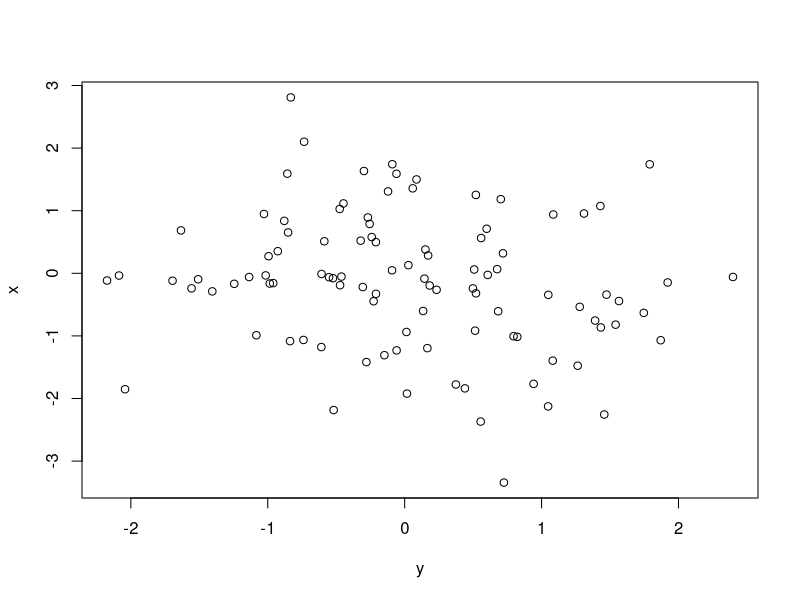
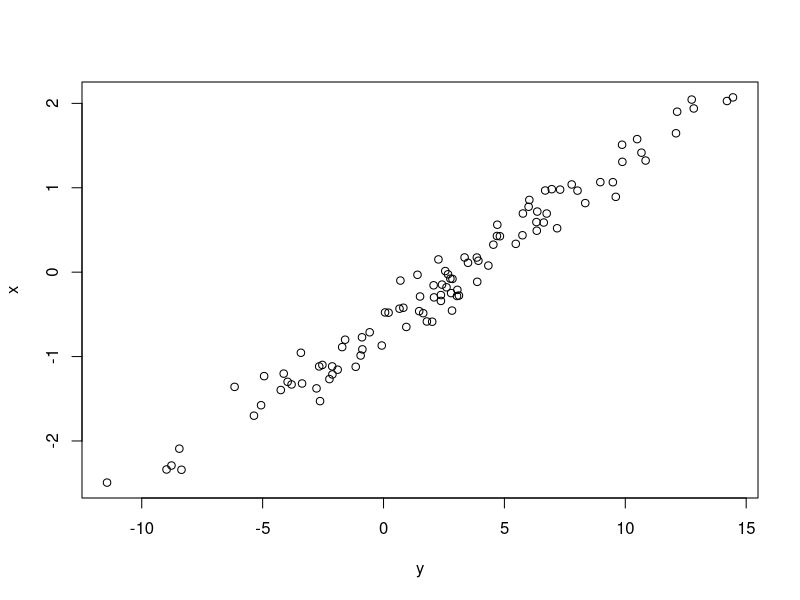

Write the R code that produced these figures, in order.
## ---- chunk 1
a <- 1
b <- 2
print(a + b)
## ---- chunk 2
x <- rnorm(100)
y <- rnorm(100)
plot(y, x)

## ---- chunk 3
x <- rnorm(100)
y <- 5*x + 3 + rnorm(100)
model <- lm(y ~ x)
summary(model)
plot(y, x)

